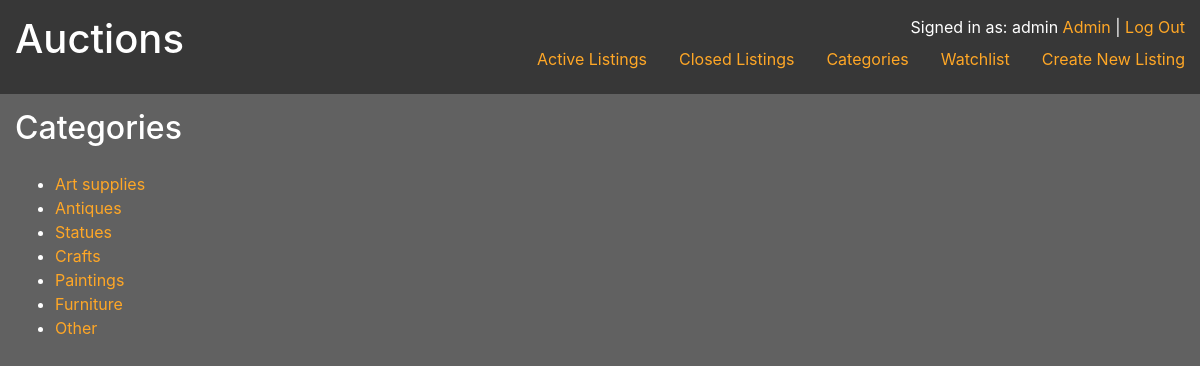
The page /categories (signed in) on the database its author committed.
### auctions/models.py (models this page shows)
class User(AbstractUser):
    pass

class Category(models.Model):
    name = models.CharField(max_length=64)
    def __str__(self):
        return self.name

### auctions/views.py (the view)
# urls.py: path("categories", views.categories, name="categories")
def categories(request):
    return render(request, "auctions/categories.html", {
        "categories": Category.objects.all()
    })

### auctions/templates/auctions/categories.html
{% extends "auctions/layout.html" %} {% block body %}
<h2>Categories</h2>
<ul>
    {% for category in categories %}
    <li>
        <a href="{% url 'index' %}?category={{ category.id }}">
            {{ category }}
        </a>
    </li>
    {% endfor %}
</ul>
{% endblock %}

### auctions/templates/auctions/layout.html (shortened to what this page needs)
{% load static %}
<html lang="en">
<head>
    <link rel="stylesheet" href="https://stackpath.bootstrapcdn.com/bootstrap/4.4.1/css/bootstrap.min.css"
>
    <link href="{% static 'auctions/master.css' %}" rel="stylesheet">
</head>
<body>
<header>
    <h1 class="title">Auctions</h1>
    <div class="user-info">
        {% if user.is_authenticated %}
        Signed in as: {{ user.username }}
        {% if user.is_superuser %}
        <a href="{% url 'admin:index' %}">Admin</a>
        |
        {% endif %}
        <a href="{% url 'logout' %}">Log Out</a>
        {% else %}
        <a href="{% url 'login' %}">Log In</a>
        |
        <a href="{% url 'register' %}">Register</a>
        {% endif %}
    </div>
    <ul class="nav">
        <li class="nav-item">
            <a class="nav-link" href="{% url 'index' %}">Active Listings</a>
        </li>
        <li class="nav-item">
            <a class="nav-link" href="{% url 'index' %}?closed=true">Closed Listings</a>
        </li>
        <li class="nav-item">
            <a class="nav-link" href="{% url 'categories' %}">Categories</a>
        </li>
        {% if user.is_authenticated %}
        <li class="nav-item">
            <a class="nav-link" href="{% url 'watchlist' %}">Watchlist</a>
        </li>
        <li class="nav-item">
            <a class="nav-link" href="{% url 'createlist' %}">Create New Listing</a>
        </li>
        {% endif %}
    </ul>
</header>
<main>
    {% block body %}
    {% endblock %}
</main>
</body>
</html>

### auctions/static/auctions/master.css (style rules this page uses)
:root { --primary: #616161; --secondary: #ffa726; --primary-text: #ffffff; --primary-dark: #373737; --secondary-text: #000000; --secondary-dark: #c77800; }
body { background-color: var(--primary); color: var(--primary-text); margin: 0; padding: 0; }
a, a:link, a:visited, a:hover, a:focus, a:active { color: var(--secondary); }
header { display: grid; grid-template-areas: "title . status" "title nav nav"; background-color: var(--primary-dark); padding: 15px; }
header .title { grid-area: title; }
header .user-info { grid-area: status; text-align: right; }
header .nav { grid-area: nav; }
header ul { justify-content: flex-end; }
header li:last-child a { padding-right: 0; }
main { padding: 15px; }
h2 { margin-bottom: 25px; }

### rows shown on the page
User: username "admin"
Category: name "Art supplies"
Category: name "Antiques"
Category: name "Statues"
Category: name "Crafts"
Category: name "Paintings"
Category: name "Furniture"
Category: name "Other"
